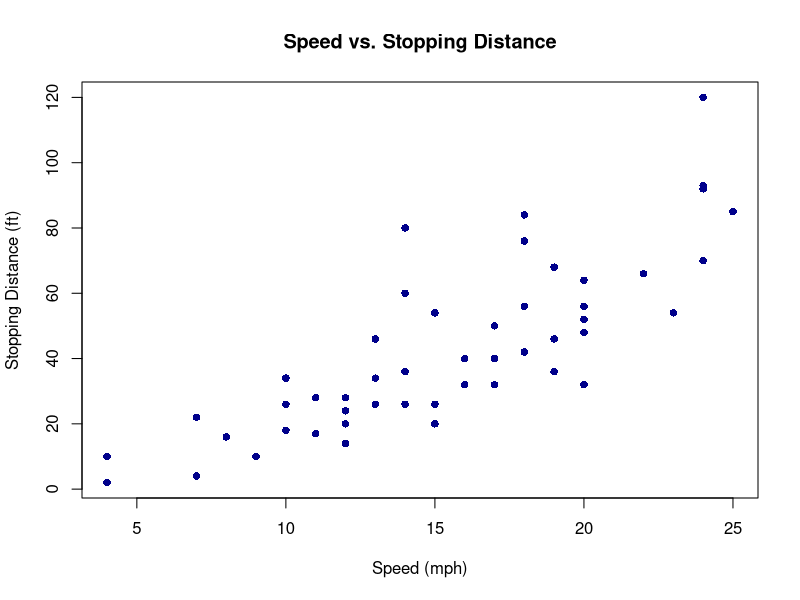

The R source for this figure:
# =============================================================================
#  BIENVENIDO A R  |  WELCOME TO R
#  Modelos de Predicción Analítica — DIPLOMADO EN MACHINE LEARNING Y CIENCIA DE DATOS
# =============================================================================
#
#  Author  : Ing. Mgr. Lesly Zerna
#  Version : 1.0
#  Purpose : Introductory guide to R, RStudio, and their role in
#            predictive analytics. No prior coding experience required.
#
#  HOW TO USE THIS FILE
#  ---------------------
#  Read each section carefully. Lines starting with "#" are COMMENTS —
#  they are plain text notes that R ignores when running code.
#  To run a line of code, place your cursor on it and press:
#    Windows/Linux : Ctrl + Enter
#    Mac           : Cmd  + Return
# =============================================================================


# -----------------------------------------------------------------------------
# SECTION 1 — WHAT IS R?
# -----------------------------------------------------------------------------
#
#  R is a FREE, open-source programming language designed specifically for
#  statistical computing and data analysis. It was created in 1993 and is
#  today one of the most widely used tools in data science, research, and
#  business analytics.
#
#  Why R for predictive analytics?
#   - Purpose-built for statistics and modelling
#   - Thousands of packages for machine learning, visualization, and data
#     manipulation (all free)
#   - Reproducible: your entire analysis lives in a script anyone can re-run
#   - Used by top universities, research institutions, and companies worldwide
#   - Large, supportive community and extensive documentation


# -----------------------------------------------------------------------------
# SECTION 2 — RSTUDIO: YOUR WORKSPACE
# -----------------------------------------------------------------------------
#
#  RStudio is the Integrated Development Environment (IDE) we use to work
#  with R comfortably. Think of it as Microsoft Word for R code.
#
#  THE FOUR PANELS YOU WILL SEE:
#
#  ┌─────────────────────────┬─────────────────────────┐
#  │                         │                         │
#  │   SOURCE EDITOR         │   ENVIRONMENT / HISTORY │
#  │   (this file lives      │   (objects you create   │
#  │    here)                │    appear here)         │
#  │                         │                         │
#  ├─────────────────────────┼─────────────────────────┤
#  │                         │                         │
#  │   CONSOLE               │   FILES / PLOTS /       │
#  │   (R runs code here,    │   PACKAGES / HELP       │
#  │    shows results)       │   (viewer & file tree)  │
#  │                         │                         │
#  └─────────────────────────┴─────────────────────────┘
# 
# QUICK TOUR OF RSTUDIO:
# - Source (Top Left): Where you write and save your scripts (like this file).
# - Console (Bottom Left): Where the code actually executes.
# - Environment (Top Right): Your workspace. It shows the data you have loaded.
# - Files/Plots/Help (Bottom Right): Where you see files, graphs, and documentation.
#
#  KEY SHORTCUTS TO LEARN NOW:
#   Ctrl/Cmd + Enter   → Run current line or selection
#   Ctrl/Cmd + S       → Save your script
#   Alt + -            → Insert the assignment operator  <-
#   Ctrl/Cmd + Shift+C → Comment / uncomment selected lines
#   Tab                → Autocomplete (use it constantly!)
#   F1 on a function   → Open its Help page

# ------------------------------------------------------------------------------
# UNDERSTANDING YOUR TOOLS: R vs. RSTUDIO
# ------------------------------------------------------------------------------
# Think of R as the engine of a car, and RStudio as the dashboard and steering wheel.
# - R: The programming language that runs the calculations and statistical models.
# - RStudio: The Integrated Development Environment (IDE) that makes R easy to use.
#

# -----------------------------------------------------------------------------
# SECTION 3 — R AS A CALCULATOR (your first lines of code)
# -----------------------------------------------------------------------------

# R evaluates expressions immediately. Run these lines one by one:

2 + 3          # Addition
10 - 4         # Subtraction
6 * 7          # Multiplication
15 / 4         # Division
2 ^ 8          # Exponentiation  (2 to the power of 8)
sqrt(144)      # Square root
abs(-42)       # Absolute value
log(100)       # Natural logarithm
log10(100)     # Base-10 logarithm
exp(1)         # Euler's number  e^1 ≈ 2.718


# -----------------------------------------------------------------------------
# SECTION 4 — VARIABLES: STORING VALUES
# -----------------------------------------------------------------------------
#
#  A variable is a named container for a value.
#  R uses  <-  as its assignment operator (preferred over =).

age      <- 28
height   <- 1.75          # meters
name     <- "Ana García"  # text (character) — always use quotes
is_grad  <- TRUE          # logical: TRUE or FALSE

# Print a variable by typing its name and running the line:
age
name

# Or use print() / cat() for more control:
print(height)
cat("Student name:", name, "\n")   # \n = new line

# Do arithmetic with variables:
bmi <- 70 / (height ^ 2)
bmi

# Check what type a variable is:
class(age)
class(name)
class(is_grad)


# -----------------------------------------------------------------------------
# SECTION 5 — VECTORS: R'S FUNDAMENTAL DATA STRUCTURE
# -----------------------------------------------------------------------------
#
#  A vector is an ordered list of values of the SAME type.
#  c() stands for "combine" — the most-used function in R.

# Numeric vector:
grades <- c(85, 90, 78, 92, 88, 76, 95)

# Character vector:
students <- c("Ana", "Bruno", "Carla", "Diego", "Elena", "Felipe", "Gloria")

# Logical vector:
passed <- grades >= 80   # creates TRUE/FALSE for each element

# Inspect your vectors:
grades
length(grades)    # how many elements?
passed

# Accessing elements — R uses 1-based indexing (first element = [1]):
grades[1]         # first grade
grades[3]         # third grade
grades[c(1, 3)]   # first and third grades
grades[2:5]       # elements 2 through 5

# Vectorised operations — R applies functions to ALL elements at once:
grades + 2            # add 2 points to every grade
grades * 0.1          # 10 % of each grade
round(grades / 10, 1) # divide all, round to 1 decimal


# -----------------------------------------------------------------------------
# SECTION 6 — BASIC STATISTICS ON A VECTOR
# -----------------------------------------------------------------------------

mean(grades)      # arithmetic mean
median(grades)    # median
sd(grades)        # standard deviation
var(grades)       # variance
min(grades)       # minimum value
max(grades)       # maximum value
range(grades)     # min and max together
sum(grades)       # total sum
summary(grades)   # five-number summary + mean — use this constantly


# -----------------------------------------------------------------------------
# SECTION 7 — DATA FRAMES: YOUR DATA TABLE
# -----------------------------------------------------------------------------
#
#  A data frame is R's equivalent of a spreadsheet.
#  Each COLUMN is a vector (variable); each ROW is an observation.
#  This is the structure predictive models work with.

student_data <- data.frame(
  name    = students,
  grade   = grades,
  passed  = passed,
  stringsAsFactors = FALSE   # always include this line
)

# Explore the data frame:
student_data          # print the whole table
nrow(student_data)    # number of rows (observations)
ncol(student_data)    # number of columns (variables)
dim(student_data)     # rows × columns
str(student_data)     # structure: types + preview — use this always
head(student_data)    # first 6 rows (useful for large datasets)
tail(student_data, 3) # last 3 rows
summary(student_data) # statistics for every column

# Access columns using the $ operator:
student_data$grade
student_data$name

# Access rows and cells using [row, column]:
student_data[1, ]        # entire first row
student_data[ , "grade"] # entire grade column
student_data[2, "name"]  # cell: row 2, column "name"

# Filter rows by a condition:
student_data[student_data$grade > 85, ]
student_data[student_data$passed == TRUE, ]

# Add a new column:
student_data$grade_letter <- ifelse(student_data$grade >= 90, "A",
                             ifelse(student_data$grade >= 80, "B", "C"))
student_data


# -----------------------------------------------------------------------------
# SECTION 8 — FUNCTIONS: THE BUILDING BLOCKS OF R
# -----------------------------------------------------------------------------
#
#  A function takes inputs (arguments), does something, and returns a result.
#  Syntax:  function_name(argument1, argument2, ...)
#
#  You can also WRITE your own functions — critical for keeping code clean.

# Example: a function that converts Celsius to Fahrenheit
celsius_to_fahrenheit <- function(celsius) {
  fahrenheit <- (celsius * 9/5) + 32
  return(fahrenheit)
}

celsius_to_fahrenheit(0)    # 32
celsius_to_fahrenheit(100)  # 212
celsius_to_fahrenheit(37)   # body temperature ≈ 98.6

# Functions can have multiple arguments and default values:
greet_student <- function(name, language = "EN") {
  if (language == "ES") {
    cat("Bienvenido/a,", name, "— ¡Mucho éxito en el curso!\n")
  } else {
    cat("Welcome,", name, "— Good luck in the course!\n")
  }
}

greet_student("Ana")
greet_student("Bruno", language = "ES")


# -----------------------------------------------------------------------------
# SECTION 9 — PACKAGES: EXPANDING R'S CAPABILITIES
# -----------------------------------------------------------------------------
#
#  R's core is powerful, but its true strength lies in PACKAGES —
#  collections of functions built by the community.
#  CRAN (Comprehensive R Archive Network) hosts 20,000+ packages, all free.
#
#  WORKFLOW:
#   1. Install once  →  install.packages("package_name")    # downloads it
#   2. Load per session →  library(package_name)            # activates it
#
#  ESSENTIAL PACKAGES FOR THIS COURSE:
#
#  Data manipulation:
#   - tidyverse   : umbrella for dplyr, ggplot2, tidyr, readr, purrr, tibble
#   - dplyr       : filter, select, mutate, summarise, arrange data frames
#   - tidyr       : reshape data (pivot_wider, pivot_longer)
#   - readr/readxl: import CSV and Excel files
#
#  Visualisation:
#   - ggplot2     : grammar-of-graphics plotting (publication quality)
#   - plotly      : interactive charts
#   - corrplot    : correlation matrices
#
#  Predictive modelling:
#   - caret       : unified framework for training & evaluating models
#   - tidymodels  : modern tidyverse-native modelling workflow
#   - glmnet      : regularised regression (Ridge, Lasso, Elastic Net)
#   - randomForest: ensemble tree models
#   - xgboost     : gradient boosting (industry standard)
#   - e1071       : Support Vector Machines
#   - rpart       : Decision Trees
#   - nnet        : Neural networks (basic)
#
#  Model evaluation:
#   - yardstick   : metrics (RMSE, MAE, AUC, F1, …)
#   - pROC        : ROC curves and AUC
#
#  Reporting:
#   - rmarkdown   : blend R code + text into HTML / PDF / Word reports
#   - knitr       : dynamic documents


# Install tidyverse (run ONCE — remove the # to uncomment):
# install.packages("tidyverse")

# Load it for this session:
# library(tidyverse)


# -----------------------------------------------------------------------------
# SECTION 10 — A GLIMPSE OF THE PREDICTIVE MODELLING WORKFLOW
# -----------------------------------------------------------------------------
#
#  Every predictive analytics project follows this general pipeline.
#  We will build each step in detail throughout the course.
#
#
#   ┌─────────────┐     ┌──────────────┐     ┌───────────────┐
#   │  1. COLLECT │────▶│  2. CLEAN &  │────▶│  3. EXPLORE   │
#   │     DATA    │     │   PREPARE    │     │   (EDA)       │
#   └─────────────┘     └──────────────┘     └───────┬───────┘
#                                                    │
#   ┌─────────────┐     ┌──────────────┐     ┌───────▼───────┐
#   │ 6. DEPLOY & │◀────│  5. EVALUATE │◀────│  4. BUILD &   │
#   │   MONITOR   │     │   & TUNE     │     │   TRAIN MODEL │
#   └─────────────┘     └──────────────┘     └───────────────┘
#
#
#  STEP 1 — Collect: import CSV, Excel, databases, APIs into R
#  STEP 2 — Prepare: handle missing values, encode categories, scale features
#  STEP 3 — EDA: visualise distributions, correlations, outliers
#  STEP 4 — Model: split train/test, fit model, make predictions
#  STEP 5 — Evaluate: RMSE, MAE (regression) | Accuracy, AUC (classification)
#  STEP 6 — Deploy: export model, build Shiny app, schedule reports

# A minimal end-to-end example using R's built-in dataset  'mtcars':
data(mtcars)         # load dataset: fuel efficiency of 32 cars
head(mtcars)         # preview
summary(mtcars$mpg)  # target variable: miles per gallon

# Visualize the relationship (A simple scatterplot)
plot(cars$speed, cars$dist, 
     main = "Speed vs. Stopping Distance", 
     xlab = "Speed (mph)", 
     ylab = "Stopping Distance (ft)",
     col = "darkblue", pch = 16)

# Split into training (80%) and test (20%) sets:
set.seed(42)                                   # ensures reproducibility
n         <- nrow(mtcars)
train_idx <- sample(1:n, size = 0.8 * n)
train     <- mtcars[train_idx, ]
test      <- mtcars[-train_idx, ]

# Fit a simple linear regression model:
model <- lm(mpg ~ wt + hp + cyl, data = train)  # mpg ~ weight + horsepower + cylinders
summary(model)                                   # coefficients, R², p-values

# Predict on the test set:
predictions <- predict(model, newdata = test)
print(paste("Predicted stopping distance for 20mph is:", round(predictions, 2), "feet"))

# Evaluate — Root Mean Squared Error (RMSE):
rmse <- sqrt(mean((test$mpg - predictions) ^ 2))
cat("Test RMSE:", round(rmse, 3), "mpg\n")

# This is the skeleton of every regression problem we will tackle.
# Classification, trees, ensembles, and regularisation follow the same logic.


# -----------------------------------------------------------------------------
# SECTION 11 — GETTING HELP IN R
# -----------------------------------------------------------------------------

# 1. Built-in help pages  (the most important habit to build):
?mean           # opens the help page for mean()
?lm             # help for linear models
help("data.frame")

# 2. Find functions when you don't know the name:
??regression    # search all help pages for the keyword

# 3. See examples from a function's help page:
example(lm)

# 4. Check arguments of a function:
args(lm)

# 5. Online resources (bookmark these now):
#    https://www.rdocumentation.org          — searchable docs for all packages
#    https://r4ds.had.co.nz                  — R for Data Science (free book)
#    https://www.tidymodels.org              — Tidymodels documentation
#    https://stackoverflow.com/questions/tagged/r  — community Q&A
#    https://posit.co/cheatsheets/           — RStudio cheat sheets (print them!)


# -----------------------------------------------------------------------------
# SECTION 12 — GOOD HABITS FROM DAY ONE
# -----------------------------------------------------------------------------

# 1. ALWAYS set a working directory or use RStudio Projects (.Rproj)
#    so file paths work for everyone on the team:
#    Session → Set Working Directory → To Source File Location
#    Or:  setwd("/path/to/your/project")

# 2. SET A SEED before any random operation so results are reproducible:
set.seed(123)

# 3. COMMENT YOUR CODE — your future self will thank you:
#    Who wrote it, why, when, what assumptions you made.

# 4. NAME THINGS CLEARLY:
#    Good : linear_model_v1, train_data, grade_mean
#    Bad  : x, mymodel, df2, temp99

# 5. NEVER hardcode file paths with backslashes on Windows.
#    Use forward slashes: "C:/Users/Ana/data/students.csv"
#    Or better: use here::here("data", "students.csv")

# 6. ONE SCRIPT = ONE PURPOSE.
#    01_import.R → 02_clean.R → 03_eda.R → 04_model.R → 05_evaluate.R

# 7. RESTART R OFTEN (Session → Restart R) to confirm your script
#    runs from a clean slate without hidden dependencies.


# =============================================================================
#  END OF WELCOME TUTORIAL
#  You are now ready for  01_data_structures.R
#  See you in class!
# =============================================================================
